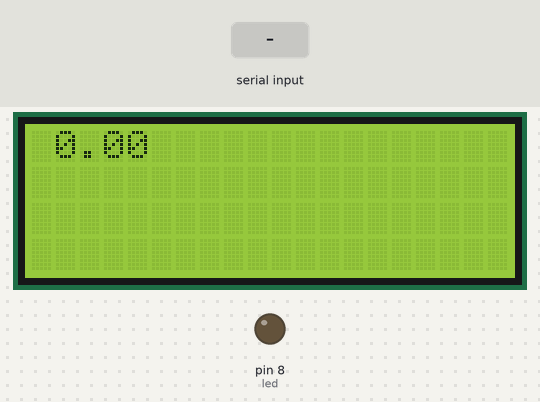
The sketch below on a simulated Arduino Uno, built with avr-gcc and run on an emulated ATmega328P. Parts: 20×4 character LCD, output pins drawn as LEDs (lit = HIGH). Inputs (shaded band) come from the test bench.

Above: at 1.2 s.
1.3 s: byte 30 received over Serial
At 2.1 s:
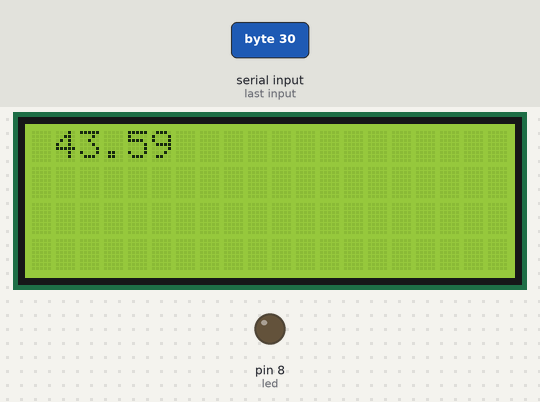
3.0 s: byte 90 received over Serial
At 3.9 s:
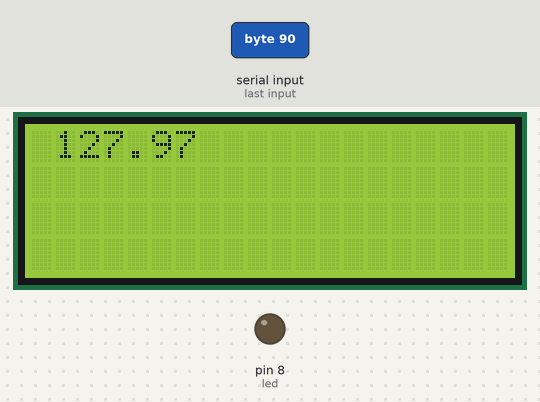
4.6 s: byte 120 received over Serial
At 5.9 s:
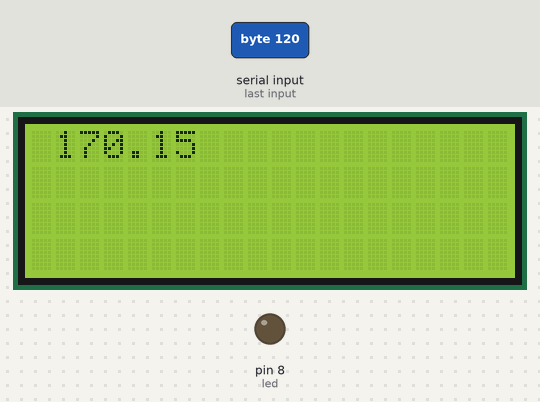
Timing chart, 0 to 7.6 s (numbered marks = the images above; inputs shaded):
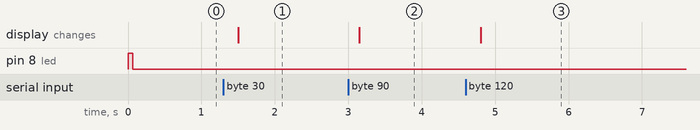

Measured:
- after the input at 1.3 s, the display: changes after 0.20 s (image 1)
- after the input at 3.0 s, the display: changes after 0.15 s (image 2)
- after the input at 4.6 s, the display: changes after 0.21 s (image 3)

The sketch:

sketch_mar23a.ino
```cpp
#include <Wire.h>
#include <LiquidCrystal_I2C.h>
LiquidCrystal_I2C lcd(0x27, 20, 4); // set the LCD address to 0x27 for a 16 chars and 2 line display
#define PPR17 131072.0

int led = 8;
byte b[3];
float pos_ang;
long pos;


void setup() {
  // put your setup code here, to run once:
  pinMode(led, OUTPUT);
  digitalWrite(led, HIGH);   // turn the LED on (HIGH is the voltage level)

  Wire.begin();
  lcd.init();  // Print a message to the LCD.
    digitalWrite(led, LOW);   // turn the LED on (HIGH is the voltage level)


  lcd.backlight();
  Serial.begin(115200);

}

void loop() {
  // put your main code here, to run repeatedly:
  Serial.flush();
  while (Serial.available()) {
    b[0] = Serial.read();
    b[1] = Serial.read();
    b[2] = Serial.read();
    break;
  }
  pos = b[0];
  pos = (pos << 8);
  pos = pos | b[1];
  pos = (pos << 8);
  pos = pos | b[2];
  pos = (pos >> 7);
  pos_ang = pos * 360.0 / PPR17;

  lcd.setCursor(1, 0);
  lcd.print(pos_ang, 2);

  delay(200);               // wait for a second
}
```
